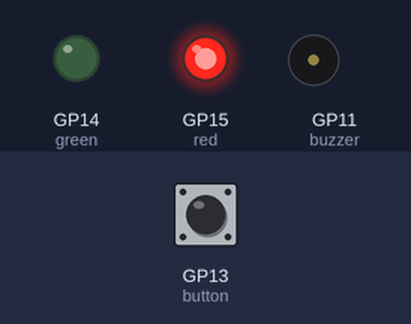
Recording of a program running on a simulated Raspberry Pi Pico running MicroPython. On the bench: output pins drawn as LEDs (lit = HIGH), buzzer (waves = sounding, pin HIGH). The test bench sets the inputs (shaded band); at power-on: GP13 (button) HIGH.

Above: at 1.7 s.
1.8 s: GP13 (button) pulled LOW for 0.15 s
At 4.55 s:
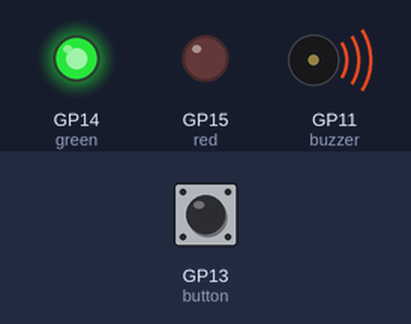
At 8.7 s:
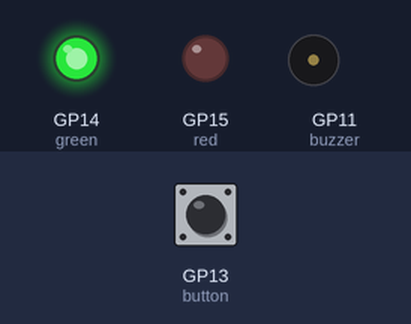
Timing chart, 0 to 10.9 s (numbered marks = the images above; inputs shaded):
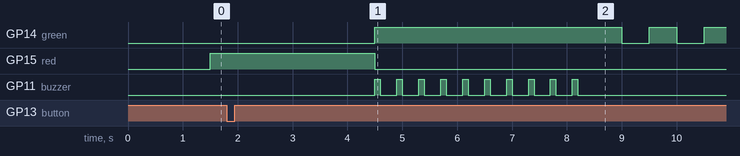

The program:

main.py
```python
import time
from machine import Pin

time.sleep(0.5)  # Wait for USB to become ready


red = Pin(15, 1)
green = Pin(14, 1)

button = Pin(13, 0, Pin.PULL_UP)

button_state = {"pressed": False, "last_interrupt_time": 0}

buzzer = Pin(11, 1)


def button_callback(pin):
    current_time = time.ticks_ms()
    if (current_time - button_state["last_interrupt_time"]) > 200:
        button_state["pressed"] = False if button_state["pressed"] else True
        button_state["last_interrupt_time"] = current_time


button.irq(trigger=Pin.IRQ_FALLING, handler=button_callback)


while True:
    if button_state["pressed"]:
        green.value(1)
        red.value(0)

        for i in range(10):
            buzzer.value(1)
            time.sleep(0.1)
            buzzer.value(0)
            time.sleep(0.3)

        for i in range(10):
            time.sleep(0.5)
            green.toggle()

    time.sleep(1)
    button_state["pressed"] = False
    red.value(1)
    green.value(0)
    time.sleep(3)
```

Measured:
- after the input at 1.8 s, GP14 (green): goes HIGH 4.5 s, LOW 0.50 s, HIGH 0.50 s, LOW 0.50 s, then HIGH, starting after 2.7 s; GP15 (red): HIGH → LOW after 2.7 s; GP11 (buzzer): alternates HIGH for 0.10 s and LOW for 0.30 s, 20 changes in all, then stays LOW, starting after 2.7 s
